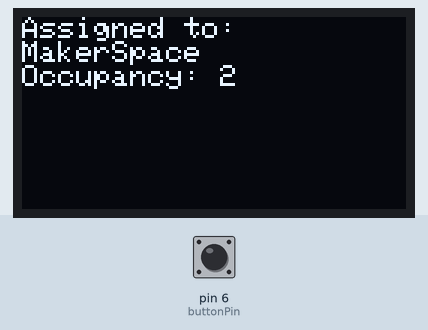
A sketch run on a simulated Arduino Uno, built with avr-gcc and run on an emulated ATmega328P. Shown: 128×64 one-colour display. The inputs (shaded band) are chosen by the test bench; at power-on: pin 6 (buttonPin) HIGH. The display library's start-up logo is not drawn; random numbers use the default seed unless the sketch sets one.

Above: at 3.2 s.
3.3 s: pin 6 (buttonPin) pulled LOW for 3.2 s
At 9.5 s:
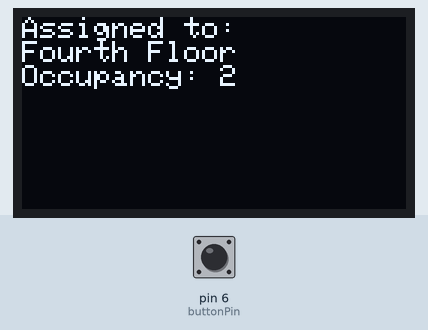
9.6 s: pin 6 (buttonPin) pulled LOW for 0.65 s
At 15.0 s:
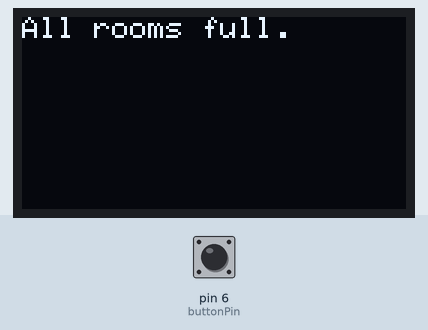
Timing chart, 0 to 16.5 s (numbered marks = the images above; inputs shaded):
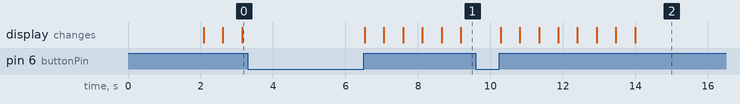

The sketch:

BoardOnly.ino
```cpp
#include <SPI.h>
#include <Wire.h>
#include <Adafruit_GFX.h>
#include <Adafruit_SSD1306.h>

#define SCREEN_WIDTH 128
#define SCREEN_HEIGHT 64
#define OLED_RESET    -1
Adafruit_SSD1306 display(SCREEN_WIDTH, SCREEN_HEIGHT, &Wire, OLED_RESET);

const int buttonPin = 6; // Assuming button is connected to pin 2
const int maxLocations = 4; // Number of locations
const int maxOccupancy = 4; // Maximum occupancy for each location

struct Location {
  String name;
  int occupancy;
};

Location locations[maxLocations] = {
  {"Room 210A", 0},
  {"MakerSpace", 0},
  {"Esports Center", 0},
  {"Fourth Floor", 0},
};

void setup() {
  pinMode(buttonPin, INPUT_PULLUP);
  display.setRotation(2);
  display.begin(SSD1306_SWITCHCAPVCC, 0x3C);
  display.display();
  delay(2000);
  display.clearDisplay();
}

void loop() {
  if (digitalRead(buttonPin) == HIGH ){
    assignUserToRandomLocation();
    delay(500); // Debouncing delay
  }
}

void assignUserToRandomLocation() {

  // Filter out full locations
  int availableLocations[maxLocations];
  int numAvailableLocations = 0;

  for (int i = 0; i < maxLocations; i++) {
    if (locations[i].occupancy < maxOccupancy) {
      availableLocations[numAvailableLocations++] = i;
    }
  }


  if (numAvailableLocations > 0) {
    int randomIndex = random(0, numAvailableLocations);
    int selectedLocationIndex = availableLocations[randomIndex];

    // Assign user to the selected location
    locations[selectedLocationIndex].occupancy++;

    display.clearDisplay();
    display.setTextSize(1);
    display.setTextColor(SSD1306_WHITE);
    display.setCursor(0, 0);
    display.println("Assigned to:");
    display.println(locations[selectedLocationIndex].name);
    display.print("Occupancy: ");
    display.println(locations[selectedLocationIndex].occupancy);
    display.display();
  }
  else {
    display.clearDisplay();
    display.setTextSize(1);
    display.setTextColor(SSD1306_WHITE);
    display.setCursor(0, 0);
    display.println("All rooms full.");
    display.display();
   }
}
```
